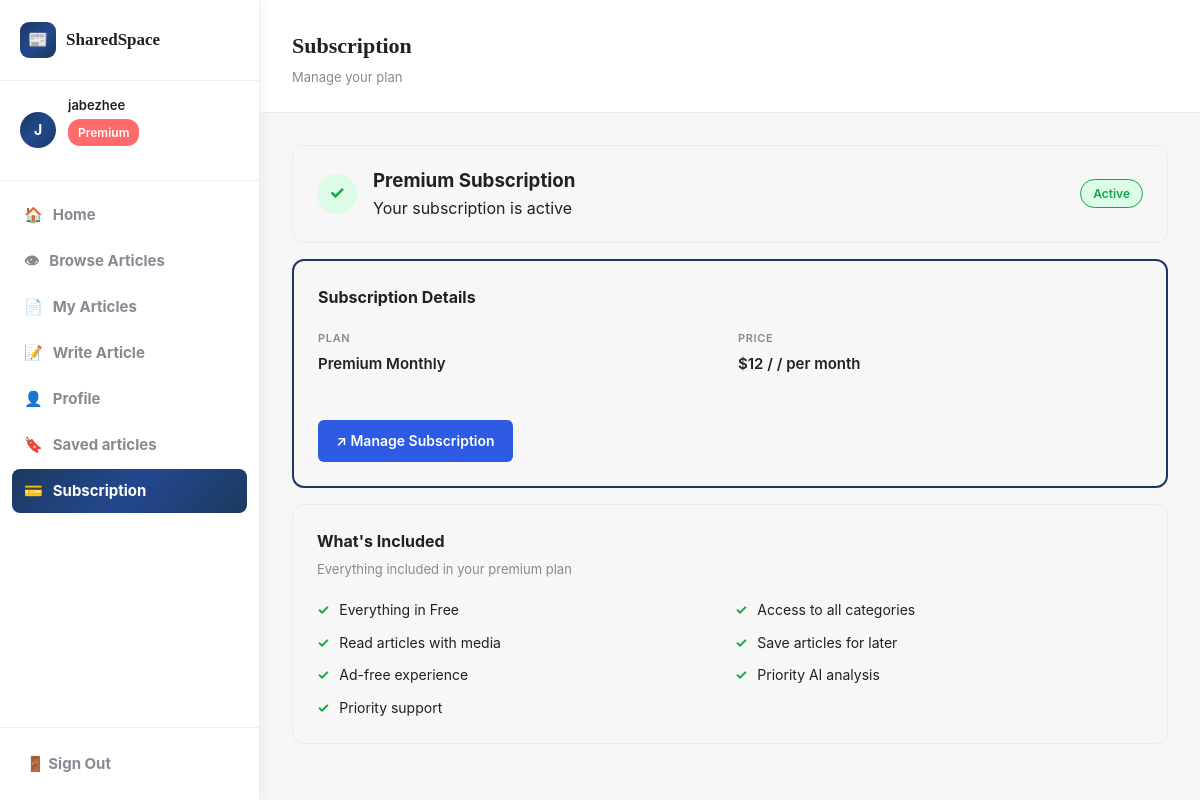
The page /pages/subscription.php (signed in) on the database its author committed.
### tables this page shows
CREATE TABLE `users` (
  `id` int NOT NULL,
  `email` varchar(255) NOT NULL,
  `password` varchar(255) NOT NULL,
  `full_name` varchar(255) DEFAULT NULL,
  `bio` text,
  `avatar_url` text,
  `role` enum('free','premium','category_admin','system_admin','ai_trainer') NOT NULL DEFAULT 'free',
  `is_premium` tinyint(1) NOT NULL DEFAULT '0',
  `is_suspended` tinyint(1) NOT NULL DEFAULT '0',
  `created_at` datetime NOT NULL DEFAULT CURRENT_TIMESTAMP,
  `updated_at` datetime NOT NULL DEFAULT CURRENT_TIMESTAMP ON UPDATE CURRENT_TIMESTAMP,
  `email_verified` tinyint(1) DEFAULT '0',
  `verification_token` varchar(255) DEFAULT NULL,
  `last_verification_email` datetime DEFAULT NULL,
  `reset_token` varchar(255) DEFAULT NULL,
  `reset_expires` datetime DEFAULT NULL,
  `age_group` varchar(20) DEFAULT NULL,
  `gender` enum('male','female') DEFAULT NULL,
  `onboarding_completed` tinyint(1) DEFAULT '0'
);

CREATE TABLE `landing_pricing_plans` (
  `id` int NOT NULL,
  `name` varchar(100) NOT NULL,
  `price` varchar(50) DEFAULT NULL,
  `price_suffix` varchar(50) DEFAULT NULL,
  `description` text,
  `button_text` varchar(100) DEFAULT NULL,
  `button_link` varchar(255) DEFAULT NULL,
  `is_popular` tinyint(1) DEFAULT '0',
  `display_order` int DEFAULT '1'
);

CREATE TABLE `landing_pricing_features` (
  `id` int NOT NULL,
  `plan_id` int NOT NULL,
  `feature_text` varchar(255) DEFAULT NULL,
  `is_included` tinyint(1) DEFAULT '1',
  `display_order` int DEFAULT '1'
);

### includes/entities/User.php (called while the page is built, shortened)
<?php
class User
{
    public string $fullName;
    public function __construct(array $row)
    {
        $this->fullName    = $row['full_name'] ?? '';
        $this->role        = $row['role']       ?? 'free';
        $this->subscription_cancel_at = $row['subscription_cancel_at'] ?? null;
    }
    public function initial(): string
    {
        return strtoupper(mb_substr($this->fullName, 0, 1)) ?: '?';
    }
}

### includes/db.php (called while the page is built, shortened)
<?php
class DB {
    private static ?PDO $pdo = null;
    public static function get(): PDO {
        if (self::$pdo === null) {
            $dsn = sprintf('mysql:host=%s;port=%s;dbname=%s;charset=utf8mb4',
                DB_HOST, DB_PORT, DB_NAME);
            self::$pdo = new PDO($dsn, DB_USER, DB_PASS, [
                PDO::ATTR_ERRMODE            => PDO::ERRMODE_EXCEPTION,
                PDO::ATTR_DEFAULT_FETCH_MODE => PDO::FETCH_ASSOC,
                PDO::ATTR_EMULATE_PREPARES   => false,
            ]);
        }
        return self::$pdo;
    }
    public static function query(string $sql, array $params = []): array {
        $stmt = self::get()->prepare($sql);
        $stmt->execute($params);
        return $stmt->fetchAll();
    }
    public static function first(string $sql, array $params = []): ?array {
        $rows = self::query($sql, $params);
        return $rows[0] ?? null;
    }
}

### includes/controllers/AuthController.php (called while the page is built, shortened)
<?php
require_once __DIR__ . '/../entities/User.php';
class AuthController {
    public function currentUser(): ?User {
        static $cache = [];
        $id = $_SESSION['user_id'];
        if (!isset($cache[$id])) {
            $row        = DB::first('SELECT * FROM users WHERE id = ?', [$id]);
            $cache[$id] = $row ? new User($row) : null;
        }
        return $cache[$id];
    }
    public function requireAuth(): void {
        $user = $this->currentUser();
    }
}

### pages/subscription.php (the view, shortened to what this page needs)
<?php
require_once __DIR__ . '/../includes/layout.php';
require_once __DIR__ . '/../includes/controllers/AuthController.php';
require_once __DIR__ . '/../includes/db.php';
$auth = new AuthController();
$auth->requireAuth();
$user = $auth->currentUser();
$plan = DB::first(
    "SELECT * FROM landing_pricing_plans WHERE name = 'Premium' LIMIT 1"
);
$features = $plan ? DB::query(
    "SELECT * FROM landing_pricing_features
     WHERE plan_id = ? AND is_included = 1
     ORDER BY display_order ASC",
    [$plan['id']]
) : [];
page_head('Subscription');
?>
<div class="dashboard-layout">
    <?php sidebar($user); ?>
    <main>
        <?php dash_header('Subscription', 'Manage your plan'); ?>
        <div class="page-content">
            <?php if ($user->role === 'premium'): ?>
                <?php $cancelAt = $user->subscription_cancel_at; ?>
                <div class="sub-status-card">
                    <div class="sub-status-left">
                        <div class="sub-status-icon"><?= $cancelAt ? '⚠' : '✓' ?></div>
                        <div>
                            <h3>Premium Subscription</h3>
                            <?php if ($cancelAt): ?>
                                <p>Your plan is active but cancels on <strong><?= htmlspecialchars(date('d M Y', strtotime($cancelAt))) ?></strong></p>
                            <?php else: ?>
                                <p>Your subscription is active</p>
                            <?php endif; ?>
                        </div>
                    </div>
                    <span class="sub-badge <?= $cancelAt ? 'cancelling' : 'active' ?>">
                        <?= $cancelAt ? 'Cancelling' : 'Active' ?>
                    </span>
                </div>
                <div class="sub-details-card">
                    <h3>Subscription Details</h3>
                    <div class="sub-details-grid">
                        <div>
                            <p class="sub-label">PLAN</p>
                            <p class="sub-value">Premium Monthly</p>
                        </div>
                        <div>
                            <p class="sub-label">PRICE</p>
                            <p class="sub-value">
                                <?= htmlspecialchars($plan['price'] ?? '$12.00') ?>
                                / <?= htmlspecialchars($plan['price_suffix'] ?? 'Monthly') ?>
                            </p>
                        </div>
                    </div>
                    <a href="/actions/create-portal-session.php" class="btn btn-primary btn-manage">
                        ↗ <?= $cancelAt ? 'Reactivate / Manage Subscription' : 'Manage Subscription' ?>
                    </a>
                </div>
                <div class="sub-features-card">
                    <h3>What's Included</h3>
                    <p class="sub-features-sub">Everything included in your premium plan</p>
                    <div class="sub-features-grid">
                        <?php foreach ($features as $f): ?>
                            <div class="sub-feature-item">
                                <span class="sub-check">✓</span>
                                <?= htmlspecialchars($f['feature_text']) ?>
                            </div>
                        <?php endforeach; ?>
                    </div>
                </div>
            <?php endif; ?>
        </div>
    </main>
</div>
<?php page_foot(); ?>

### includes/layout.php (shortened to what this page needs)
<?php
require_once __DIR__ . '/db.php';
require_once __DIR__ . '/controllers/AuthController.php';
function page_head(string $title): void { ?>
<!DOCTYPE html>
<html lang="en">
<head>
<link rel="stylesheet" href="/public/css/app.css" />
</head>
<body>
<?php }
function page_foot(): void { ?>
</body>
</html>
<?php }
function sidebar(User $user): void {
    $path  = parse_url($_SERVER['REQUEST_URI'], PHP_URL_PATH);
    if ($user->role === 'system_admin') {
        $links = [
            ['href' => '/pages/admin-dashboard.php', 'icon' => '🏠', 'label' => 'Admin Dashboard'],
            ['href' => '/pages/browse.php',          'icon' => '👁', 'label' => 'Browse Articles'],
            ['href' => '/pages/admin-landing.php',   'icon' => '🖼️', 'label' => 'Manage Landing Page'],
            ['href' => '/pages/profile.php',         'icon' => '👤', 'label' => 'Profile'],
        ];
    } else {
        $links = [
            ['href' => '/dashboard.php',         'icon' => '🏠', 'label' => 'Home'],
            ['href' => '/pages/browse.php',      'icon' => '👁', 'label' => 'Browse Articles'],
            ['href' => '/pages/my-articles.php', 'icon' => '📄', 'label' => 'My Articles'],
            ['href' => '/pages/write.php',       'icon' => '📝', 'label' => 'Write Article'],
            ['href' => '/pages/profile.php',     'icon' => '👤', 'label' => 'Profile'],
            ['href' => '/pages/savedarticles.php',     'icon' => '🔖', 'label' => 'Saved articles'],
            ['href' => '/pages/subscription.php',     'icon' => '💳', 'label' => $user->role === 'premium' ? 'Subscription' : 'Upgrade'],
        ];
    }
    ?>
<aside class="sidebar">
    <div class="sidebar-logo">
        <a href="<?= $user->role === 'system_admin' ? '/pages/admin-dashboard.php' : ($user->role === 'category_admin' ? '/pages/category-admin-dashboard.php' : '/dashboard.php') ?>" class="logo-link">
            <div class="logo-icon">📰</div>
            <span class="logo-text">SharedSpace</span>
        </a>
    </div>
    <div class="sidebar-user">
        <?php if (!empty($user->avatarUrl)): ?>
            <div class="user-avatar" style="background:none;padding:0;overflow:hidden">
                <img src="/public/<?= htmlspecialchars($user->avatarUrl) ?>"
                     alt="<?= htmlspecialchars($user->fullName) ?>"
                     style="width:100%;height:100%;object-fit:cover;border-radius:50%">
            </div>
        <?php else: ?>
            <div class="user-avatar"><?= htmlspecialchars($user->initial()) ?></div>
        <?php endif; ?>
        <div class="user-info">
            <p class="user-name"><?= htmlspecialchars($user->fullName) ?></p>
             <?php if ($user->role === 'premium'): ?>
                <span class="role-badge premium">Premium</span>
            <?php elseif ($user->role === 'system_admin'): ?>
                <span class="role-badge system-admin">System Admin</span>
            <?php else: ?>
            <span class="role-badge free">Free</span>
             <?php endif; ?>
        </div>
    </div>
    <nav class="sidebar-nav">
        <ul>
        <?php foreach ($links as $link): ?>
            <li>
                <a href="<?= $link['href'] ?>"
                   class="nav-link <?= $path === $link['href'] ? 'active' : '' ?>">
                    <span><?= $link['icon'] ?></span>
                    <?= htmlspecialchars($link['label']) ?>
                </a>
            </li>
        <?php endforeach; ?>
        </ul>
    </nav>
    <div class="sidebar-footer">
        <a href="/logout.php" class="nav-link logout">🚪 Sign Out</a>
    </div>
</aside>
<?php }
function dash_header(string $title, string $subtitle = ''): void { ?>
<header class="dash-header">
    <div>
        <h1 class="dash-title"><?= htmlspecialchars($title) ?></h1>
        <?php if ($subtitle): ?>
        <p class="dash-subtitle"><?= htmlspecialchars($subtitle) ?></p>
        <?php endif; ?>
    </div>
</header>
<?php }
    if ($err): ?><div class="alert alert-error"><?= htmlspecialchars($err) ?></div><?php endif;

### rows shown on the page
users: full_name "J", full_name "jabezhee"
landing_pricing_plans: price "$12", price_suffix "/ per month"
landing_pricing_features: feature_text "Everything in Free"
landing_pricing_features: feature_text "Access to all categories"
landing_pricing_features: feature_text "Read articles with media"
landing_pricing_features: feature_text "Save articles for later"
landing_pricing_features: feature_text "Ad-free experience"
landing_pricing_features: feature_text "Priority AI analysis"
landing_pricing_features: feature_text "Priority support"

### other values the page prints
$link['icon'] "🏠"
$link['label'] "Home"
$link['icon'] "👁"
$link['label'] "Browse Articles"
$link['icon'] "📄"
$link['label'] "My Articles"
$link['icon'] "📝"
$link['label'] "Write Article"
$link['icon'] "👤"
$link['label'] "Profile"
$link['icon'] "🔖"
$link['label'] "Saved articles"
$link['icon'] "💳"
$link['label'] "Subscription"
$title "Subscription"
